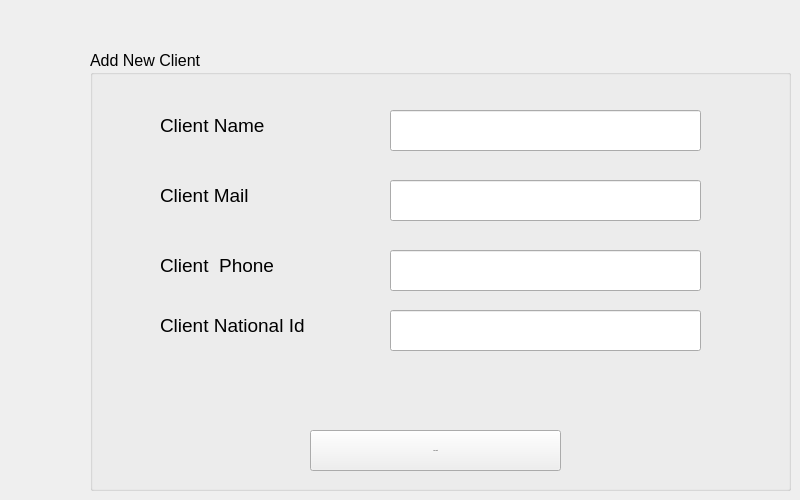
      <widget class="QWidget" name="tab_21">
       <attribute name="title">
        <string>Add New CLient</string>
       </attribute>
       <widget class="QGroupBox" name="groupBox_8">
        <property name="geometry">
         <rect>
          <x>90</x>
          <y>50</y>
          <width>701</width>
          <height>441</height>
         </rect>
        </property>
        <property name="font">
         <font>
          <pointsize>12</pointsize>
         </font>
        </property>
        <property name="title">
         <string>Add New Client</string>
        </property>
        <widget class="QLabel" name="label_62">
         <property name="geometry">
          <rect>
           <x>70</x>
           <y>260</y>
           <width>181</width>
           <height>31</height>
          </rect>
         </property>
         <property name="font">
          <font>
           <family>Segoe UI</family>
           <pointsize>14</pointsize>
          </font>
         </property>
         <property name="text">
          <string>Client National Id</string>
         </property>
        </widget>
        <widget class="QLineEdit" name="lineEdit_45">
         <property name="geometry">
          <rect>
           <x>300</x>
           <y>260</y>
           <width>311</width>
           <height>41</height>
          </rect>
         </property>
         <property name="font">
          <font>
           <pointsize>13</pointsize>
          </font>
         </property>
        </widget>
        <widget class="QLineEdit" name="lineEdit_32">
         <property name="geometry">
          <rect>
           <x>300</x>
           <y>130</y>
           <width>311</width>
           <height>41</height>
          </rect>
         </property>
         <property name="font">
          <font>
           <pointsize>13</pointsize>
          </font>
         </property>
        </widget>
        <widget class="QLineEdit" name="lineEdit_33">
         <property name="geometry">
          <rect>
           <x>300</x>
           <y>200</y>
           <width>311</width>
           <height>41</height>
          </rect>
         </property>
         <property name="font">
          <font>
           <pointsize>13</pointsize>
          </font>
         </property>
        </widget>
        <widget class="QLabel" name="label_40">
         <property name="geometry">
          <rect>
           <x>70</x>
           <y>130</y>
           <width>151</width>
           <height>31</height>
          </rect>
         </property>
         <property name="font">
          <font>
           <family>Segoe UI</family>
           <pointsize>14</pointsize>
          </font>
         </property>
         <property name="text">
          <string>Client Mail</string>
         </property>
        </widget>
        <widget class="QLabel" name="label_39">
         <property name="geometry">
          <rect>
           <x>70</x>
           <y>60</y>
           <width>161</width>
           <height>31</height>
          </rect>
         </property>
         <property name="font">
          <font>
           <family>Segoe UI</family>
           <pointsize>14</pointsize>
          </font>
         </property>
         <property name="text">
          <string>Client Name</string>
         </property>
        </widget>
        <widget class="QLineEdit" name="lineEdit_31">
         <property name="geometry">
          <rect>
           <x>300</x>
           <y>60</y>
           <width>311</width>
           <height>41</height>
          </rect>
         </property>
         <property name="font">
          <font>
           <pointsize>13</pointsize>
          </font>
         </property>
        </widget>
        <widget class="QLabel" name="label_41">
         <property name="geometry">
          <rect>
           <x>70</x>
           <y>200</y>
           <width>181</width>
           <height>31</height>
          </rect>
         </property>
         <property name="font">
          <font>
           <family>Segoe UI</family>
           <pointsize>14</pointsize>
          </font>
         </property>
         <property name="text">
          <string>Client  Phone</string>
         </property>
        </widget>
        <widget class="QPushButton" name="pushButton_26">
         <property name="geometry">
          <rect>
           <x>220</x>
           <y>380</y>
           <width>251</width>
           <height>41</height>
          </rect>
         </property>
         <property name="font">
          <font>
           <family>Segoe UI</family>
           <pointsize>-1</pointsize>
           <weight>50</weight>
           <bold>false</bold>
          </font>
         </property>
         <property name="text">
          <string>Add  Client</string>
         </property>
        </widget>
       </widget>
      </widget>
